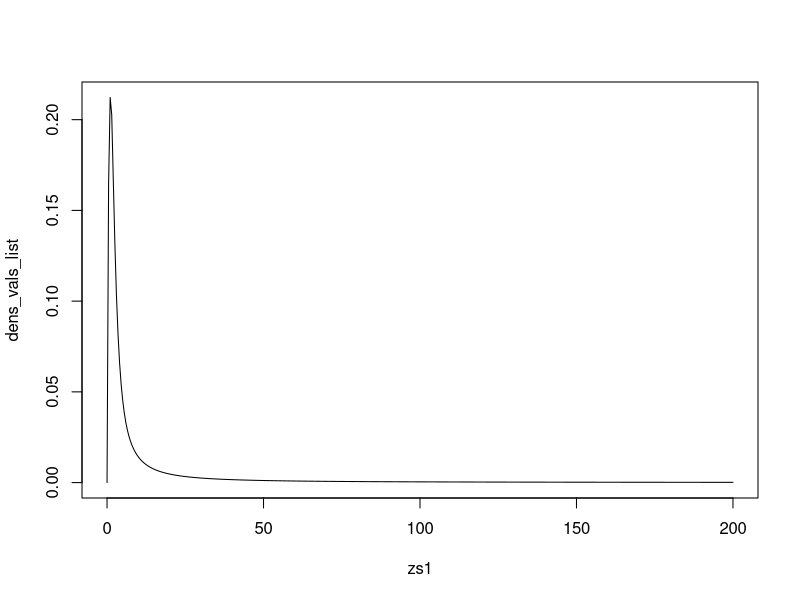
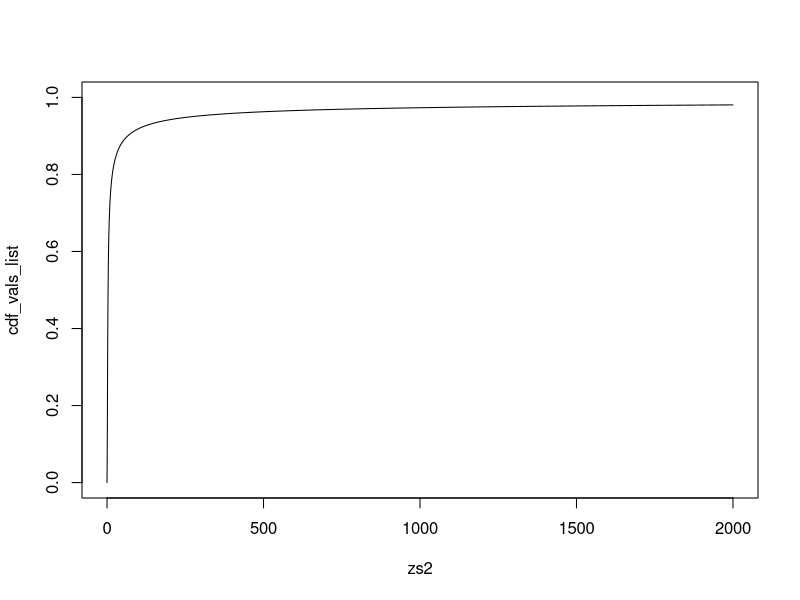
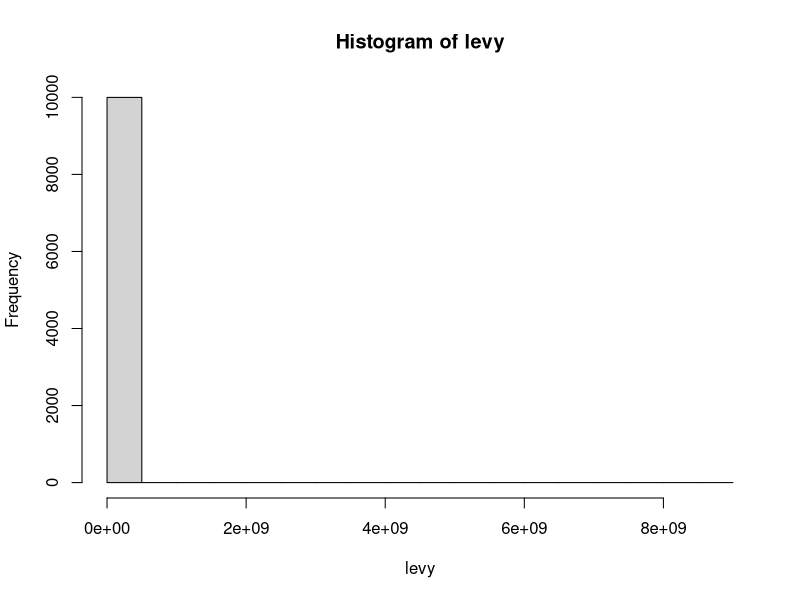
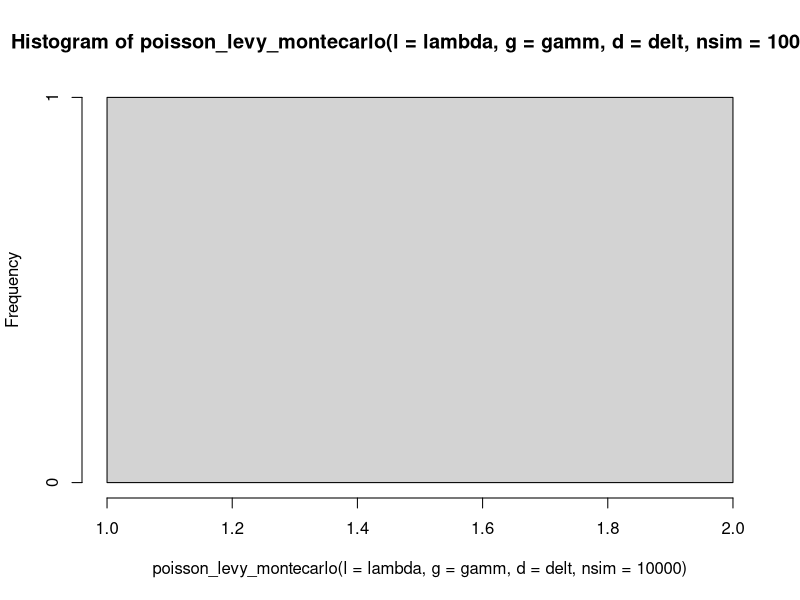

These figures' R source, in order:
rm(list=ls(all=TRUE))
dev.off()

library(pracma)
library(stats)
library(rmutil)
lambda <- 10 #8,10,12
gamm <- 0.01 #0.01,0.05,0.1
delt <- 0 #-0.05,0,0.05


bet_tilde <- 1

gamm_tilde_power = function(n) {n * abs(gamm)^0.5}

delt_tilde = function(n) {n*delt + (n^2 *abs(gamm) - n*gamm)}

#Density-----------
dens <- function(z,n) {partialsum = 0 
for(k in 1:n){
  if(delt_tilde(k)<z){
    partialsum = partialsum + dpois(k,lambda)*dlevy(z,delt_tilde(k),s=(k^2)*gamm)}
}
return(partialsum)
}

zs1 = seq(0, 200, by = 0.5)
#plot(zs1,dens(zs1,10),'l')
dens_vals_list <- c(1:length(zs1))

for(i in 1:length(zs1)){
  dens_vals_list[i] <- dens(zs1[i],20)}

plot(zs1,dens_vals_list,'l')

#Distribution------------
cdf <- function(z,n) {partialsum = 0 
for(k in 1:n){
  if(delt_tilde(k)<z){
    partialsum = partialsum + dpois(k,lambda)*plevy(z,delt_tilde(k),s=(k^2)*gamm)}
}
return(partialsum)
}

zs2 = seq(0, 2000, by = 1)
#plot(zs1,dens(zs1,10),'l')
cdf_vals_list <- c(1:length(zs2))

for(i in 1:length(zs2)){
  cdf_vals_list[i] <- cdf(zs2[i],20)}

plot(zs2,cdf_vals_list,'l',ylim=c(0,1))

#Monte Carlo Simulation_______________________________________________________________

poisson_levy_montecarlo <- function(lambda,gamma,delta,nsim){
  
  annual_loss <- rep(NA,nsim)
  
  for (i in 1:nsim){
    
    no_of_losses <- rpois(1,lambda)
    
    if (no_of_losses == 0){
      
      annual_loss[i] <- 0
      
    } else{
      
      individual_losses = rlevy(no_of_losses,delta, gamma)
      
      agg_losses = sum(individual_losses)
      annual_loss[i] <- agg_losses
      
    }
    
  }
  
  
  return(annual_loss)
  
}
levy = poisson_levy_montecarlo(lambda = lambda,gamma = gamm, delta = delt, nsim = 10000)

hist(levy)

####################
poisson_levy_montecarlo <- function(l,g,d,nsim){
  
  annual_loss <- rep(NA,nsim)
  
  for (i in 1:nsim){
    
    number_of_losses <- rpois(1,l)
    
    if (number_of_losses == 0){
      
      annual_loss[i] <- 0
      
    } else{
      
      severities <- rlevy(number_of_losses,d,g)

      annual_loss[i] <- sum(severities)
      
    }
    return(annual_loss)
    
  }}
hist(poisson_levy_montecarlo(l = lambda,g = gamm, d=delt,nsim=10000))

  
